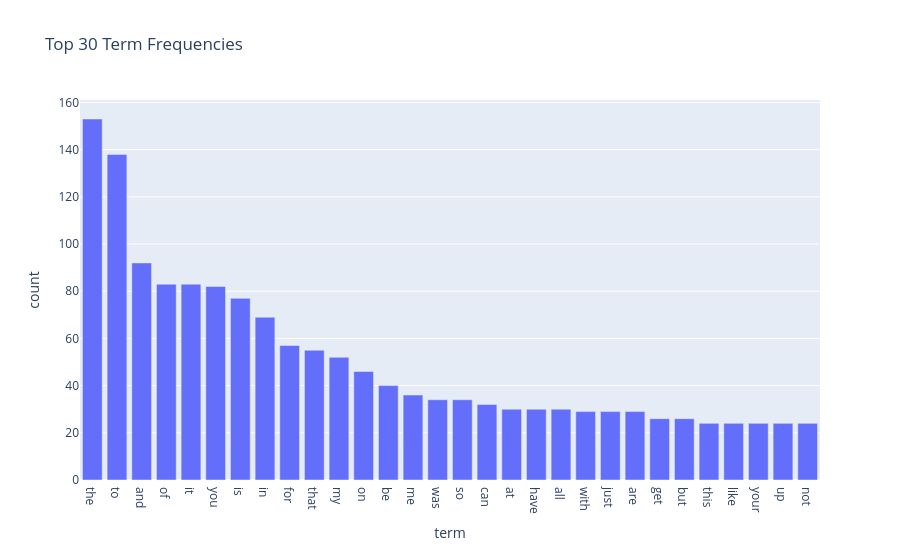

Notebook source saved alongside this figure:
### Markdown cell above
- Top 30 words in test dataset

### Code cell
test_counts = count_vect.fit_transform(test_df.text)
# 1. compute the term frequency
term_counts = np.asarray(test_counts.sum(axis=0)).ravel()
feature_names = count_vect.get_feature_names_out()

# 2. Pick top 30 terms and sort them from large to small
df = pd.DataFrame({"term": feature_names, "count": term_counts}) 
df_top = df.sort_values("count", ascending=False).head(30)

# 3.Plot the barchart
fig = px.bar(df_top, x="term", y="count", title="Top 30 Term Frequencies")
fig.update_xaxes(categoryorder='total descending')
fig.show()

### Figure 1 — Plotly figure (JSON) as saved in the notebook; plotly's stock layout.template omitted (floating-point values rounded to 4 significant figures)
{"data": [{"hovertemplate": "term=%{x}<br>count=%{y}<extra></extra>", "legendgroup": "", "marker": {"color": "#636efa", "pattern": {"shape": ""}}, "name": "", "orientation": "v", "showlegend": false, "textposition": "auto", "type": "bar", "x": ["the", "to", "and", "of", "it", "you", "is", "in", "for", "that", "my", "on", "be", "me", "was", "so", "can", "at", "have", "all", "with", "just", "are", "get", "but", "this", "like", "your", "up", "not"], "xaxis": "x", "y": [153, 138, 92, 83, 83, 82, 77, 69, 57, 55, 52, 46, 40, 36, 34, 34, 32, 30, 30, 30, 29, 29, 29, 26, 26, 24, 24, 24, 24, 24], "yaxis": "y"}], "layout": {"barmode": "relative", "legend": {"tracegroupgap": 0}, "title": {"text": "Top 30 Term Frequencies"}, "xaxis": {"anchor": "y", "categoryorder": "total descending", "domain": [0, 1], "title": {"text": "term"}}, "yaxis": {"anchor": "x", "domain": [0, 1], "title": {"text": "count"}}}}
